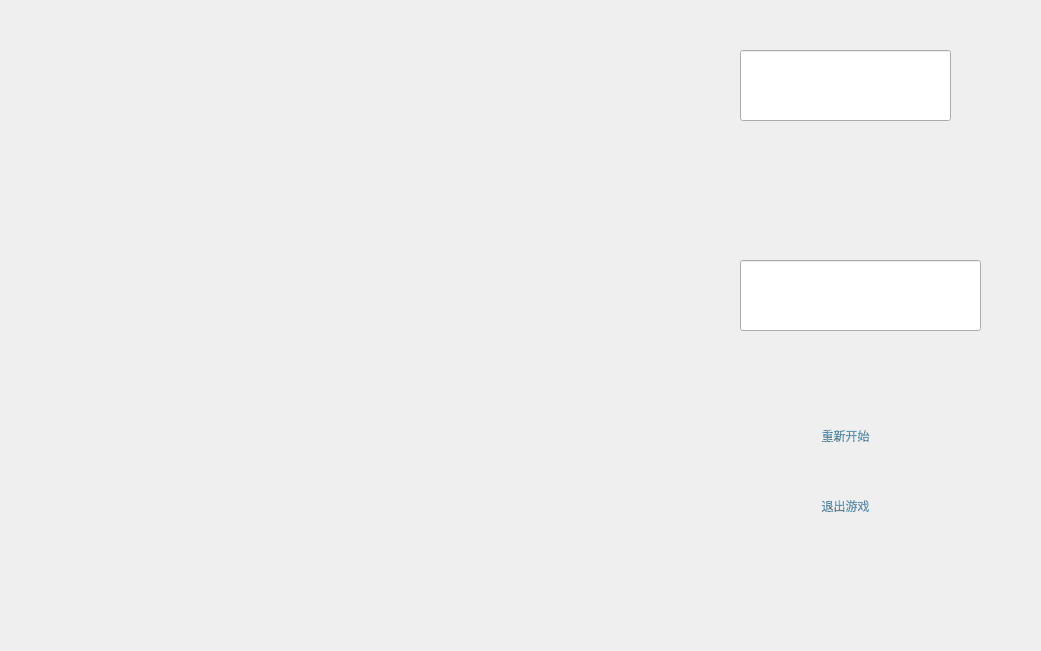
<?xml version="1.0" encoding="UTF-8"?>
<ui version="4.0">
 <class>Tic_Tac_Toe</class>
 <widget class="QWidget" name="Tic_Tac_Toe">
  <property name="geometry">
   <rect>
    <x>0</x>
    <y>0</y>
    <width>1041</width>
    <height>651</height>
   </rect>
  </property>
  <property name="windowTitle">
   <string>Tic_Tac_Toe</string>
  </property>
  <property name="styleSheet">
   <string notr="true"/>
  </property>
  <widget class="QPushButton" name="pushButton">
   <property name="geometry">
    <rect>
     <x>100</x>
     <y>50</y>
     <width>200</width>
     <height>150</height>
    </rect>
   </property>
   <property name="styleSheet">
    <string notr="true">background:transparent;</string>
   </property>
   <property name="text">
    <string/>
   </property>
   <property name="flat">
    <bool>true</bool>
   </property>
  </widget>
  <widget class="QPushButton" name="pushButton_2">
   <property name="geometry">
    <rect>
     <x>300</x>
     <y>50</y>
     <width>200</width>
     <height>150</height>
    </rect>
   </property>
   <property name="styleSheet">
    <string notr="true">background:transparent;</string>
   </property>
   <property name="text">
    <string/>
   </property>
   <property name="flat">
    <bool>true</bool>
   </property>
  </widget>
  <widget class="QPushButton" name="pushButton_3">
   <property name="geometry">
    <rect>
     <x>500</x>
     <y>50</y>
     <width>200</width>
     <height>150</height>
    </rect>
   </property>
   <property name="styleSheet">
    <string notr="true">background:transparent;</string>
   </property>
   <property name="text">
    <string/>
   </property>
   <property name="flat">
    <bool>true</bool>
   </property>
  </widget>
  <widget class="QPushButton" name="pushButton_4">
   <property name="geometry">
    <rect>
     <x>100</x>
     <y>200</y>
     <width>200</width>
     <height>200</height>
    </rect>
   </property>
   <property name="styleSheet">
    <string notr="true">background:transparent;</string>
   </property>
   <property name="text">
    <string/>
   </property>
   <property name="flat">
    <bool>true</bool>
   </property>
  </widget>
  <widget class="QPushButton" name="pushButton_5">
   <property name="geometry">
    <rect>
     <x>300</x>
     <y>200</y>
     <width>200</width>
     <height>200</height>
    </rect>
   </property>
   <property name="styleSheet">
    <string notr="true">background:transparent;</string>
   </property>
   <property name="text">
    <string/>
   </property>
   <property name="flat">
    <bool>true</bool>
   </property>
  </widget>
  <widget class="QPushButton" name="pushButton_6">
   <property name="geometry">
    <rect>
     <x>500</x>
     <y>200</y>
     <width>200</width>
     <height>200</height>
    </rect>
   </property>
   <property name="styleSheet">
    <string notr="true">background:transparent;</string>
   </property>
   <property name="text">
    <string/>
   </property>
   <property name="flat">
    <bool>true</bool>
   </property>
  </widget>
  <widget class="QPushButton" name="pushButton_7">
   <property name="geometry">
    <rect>
     <x>100</x>
     <y>400</y>
     <width>200</width>
     <height>150</height>
    </rect>
   </property>
   <property name="styleSheet">
    <string notr="true">background:transparent;</string>
   </property>
   <property name="text">
    <string/>
   </property>
   <property name="flat">
    <bool>true</bool>
   </property>
  </widget>
  <widget class="QPushButton" name="pushButton_8">
   <property name="geometry">
    <rect>
     <x>300</x>
     <y>400</y>
     <width>200</width>
     <height>150</height>
    </rect>
   </property>
   <property name="styleSheet">
    <string notr="true">background:transparent;</string>
   </property>
   <property name="text">
    <string/>
   </property>
   <property name="flat">
    <bool>true</bool>
   </property>
  </widget>
  <widget class="QPushButton" name="pushButton_9">
   <property name="geometry">
    <rect>
     <x>500</x>
     <y>400</y>
     <width>200</width>
     <height>150</height>
    </rect>
   </property>
   <property name="styleSheet">
    <string notr="true">background:transparent;</string>
   </property>
   <property name="text">
    <string/>
   </property>
   <property name="flat">
    <bool>true</bool>
   </property>
  </widget>
  <widget class="QLineEdit" name="lineEdit">
   <property name="geometry">
    <rect>
     <x>740</x>
     <y>50</y>
     <width>211</width>
     <height>71</height>
    </rect>
   </property>
   <property name="styleSheet">
    <string notr="true">font: 26pt &quot;楷体&quot;;
</string>
   </property>
  </widget>
  <widget class="QPushButton" name="pushButton_10">
   <property name="geometry">
    <rect>
     <x>740</x>
     <y>400</y>
     <width>211</width>
     <height>71</height>
    </rect>
   </property>
   <property name="styleSheet">
    <string notr="true">background:transparent;
color: qradialgradient(spread:repeat, cx:0.5, cy:0.5, radius:0.077, fx:0.5, fy:0.5, stop:0 rgba(0, 169, 255, 147), stop:0.497326 rgba(0, 0, 0, 147), stop:1 rgba(0, 169, 255, 147));
font: 26pt &quot;楷体&quot;;</string>
   </property>
   <property name="text">
    <string>重新开始</string>
   </property>
   <property name="flat">
    <bool>true</bool>
   </property>
  </widget>
  <widget class="QPushButton" name="pushButton_11">
   <property name="geometry">
    <rect>
     <x>740</x>
     <y>470</y>
     <width>211</width>
     <height>71</height>
    </rect>
   </property>
   <property name="styleSheet">
    <string notr="true">background:transparent;
color: qradialgradient(spread:repeat, cx:0.5, cy:0.5, radius:0.077, fx:0.5, fy:0.5, stop:0 rgba(0, 169, 255, 147), stop:0.497326 rgba(0, 0, 0, 147), stop:1 rgba(0, 169, 255, 147));
font: 26pt &quot;楷体&quot;;</string>
   </property>
   <property name="text">
    <string>退出游戏</string>
   </property>
   <property name="flat">
    <bool>true</bool>
   </property>
  </widget>
  <widget class="QLineEdit" name="lineEdit_2">
   <property name="geometry">
    <rect>
     <x>740</x>
     <y>260</y>
     <width>241</width>
     <height>71</height>
    </rect>
   </property>
   <property name="styleSheet">
    <string notr="true">font: 26pt &quot;楷体&quot;;
</string>
   </property>
  </widget>
 </widget>
 <layoutdefault spacing="6" margin="11"/>
 <resources/>
 <connections/>
</ui>
